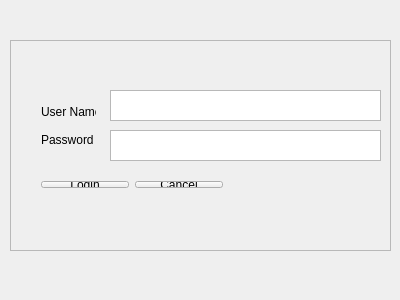
<?xml version="1.0" encoding="UTF-8"?>
<ui version="4.0">
 <class>LoginWindow</class>
 <widget class="QMainWindow" name="LoginWindow">
  <property name="geometry">
   <rect>
    <x>0</x>
    <y>0</y>
    <width>400</width>
    <height>300</height>
   </rect>
  </property>
  <property name="windowTitle">
   <string>LoginWindow</string>
  </property>
  <widget class="QWidget" name="centralWidget">
   <widget class="QFrame" name="frame">
    <property name="geometry">
     <rect>
      <x>10</x>
      <y>40</y>
      <width>381</width>
      <height>211</height>
     </rect>
    </property>
    <property name="frameShape">
     <enum>QFrame::StyledPanel</enum>
    </property>
    <property name="frameShadow">
     <enum>QFrame::Raised</enum>
    </property>
    <widget class="QPlainTextEdit" name="userText">
     <property name="geometry">
      <rect>
       <x>100</x>
       <y>50</y>
       <width>271</width>
       <height>31</height>
      </rect>
     </property>
     <property name="plainText">
      <string/>
     </property>
    </widget>
    <widget class="QPlainTextEdit" name="pwordText">
     <property name="geometry">
      <rect>
       <x>100</x>
       <y>90</y>
       <width>271</width>
       <height>31</height>
      </rect>
     </property>
    </widget>
    <widget class="QWidget" name="layoutWidget">
     <property name="geometry">
      <rect>
       <x>20</x>
       <y>50</y>
       <width>77</width>
       <height>71</height>
      </rect>
     </property>
     <layout class="QVBoxLayout" name="verticalLayout">
      <item>
       <widget class="QLabel" name="userLabel">
        <property name="text">
         <string>User Name</string>
        </property>
       </widget>
      </item>
      <item>
       <widget class="QLabel" name="pwordLabel">
        <property name="text">
         <string>Password</string>
        </property>
       </widget>
      </item>
     </layout>
    </widget>
    <widget class="QWidget" name="layoutWidget">
     <property name="geometry">
      <rect>
       <x>20</x>
       <y>130</y>
       <width>204</width>
       <height>29</height>
      </rect>
     </property>
     <layout class="QGridLayout" name="gridLayout">
      <item row="0" column="0">
       <widget class="QPushButton" name="btnLogin">
        <property name="text">
         <string>Login</string>
        </property>
       </widget>
      </item>
      <item row="0" column="1">
       <widget class="QPushButton" name="btnCancel">
        <property name="text">
         <string>Cancel</string>
        </property>
       </widget>
      </item>
     </layout>
    </widget>
   </widget>
  </widget>
 </widget>
 <layoutdefault spacing="6" margin="11"/>
 <resources/>
 <connections/>
</ui>
